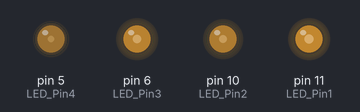
A sketch run on a simulated Arduino Uno, built with avr-gcc and run on an emulated ATmega328P. On the bench: output pins drawn as LEDs (lit = HIGH). Random numbers use the default seed unless the sketch sets one.

Above: at 0.2 s.
At 5.35 s:
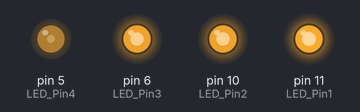
At 9.73 s:
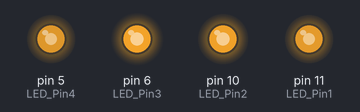
At 19.13 s:
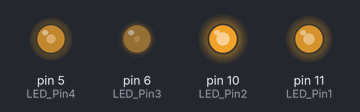
At 28.62 s:
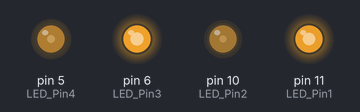
At 38.14 s:
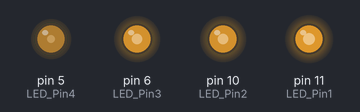
Timing chart, 0 to 40.0 s (numbered marks = the images above):
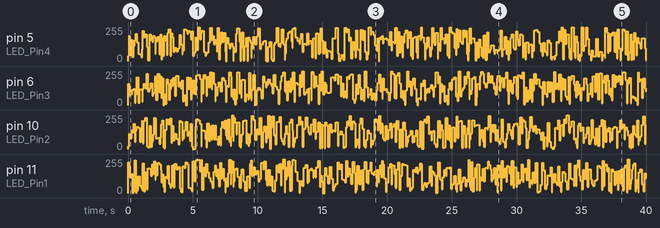

The sketch:

PWM_sketch.ino
```cpp
int LED_Pin1 = 11;
int LED_Pin2 = 10;
int LED_Pin3 = 6;
int LED_Pin4 = 5;
int howBright1;
int howBright2;
int howBright3;
int howBright4;

void setup()
{
  pinMode(LED_Pin1, OUTPUT);
  pinMode(LED_Pin2, OUTPUT);
  pinMode(LED_Pin3, OUTPUT);
  pinMode(LED_Pin4, OUTPUT);
}
void loop()
{
  howBright1 = random(0,255);
  analogWrite(LED_Pin1, howBright1);

  howBright2 = random(0,255);
  analogWrite(LED_Pin2, howBright2);

  howBright3 = random(0,255);
  analogWrite(LED_Pin3, howBright3);

  howBright4 = random(0,255);
  analogWrite(LED_Pin4, howBright4);
  delay(random(50,150));
}
```
